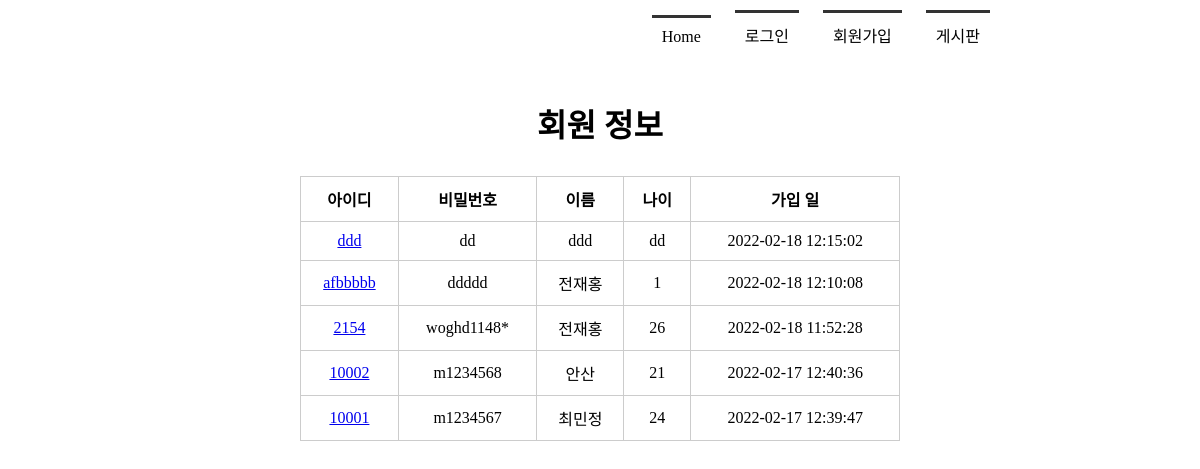
Before: /memberlist/ with the older database file.
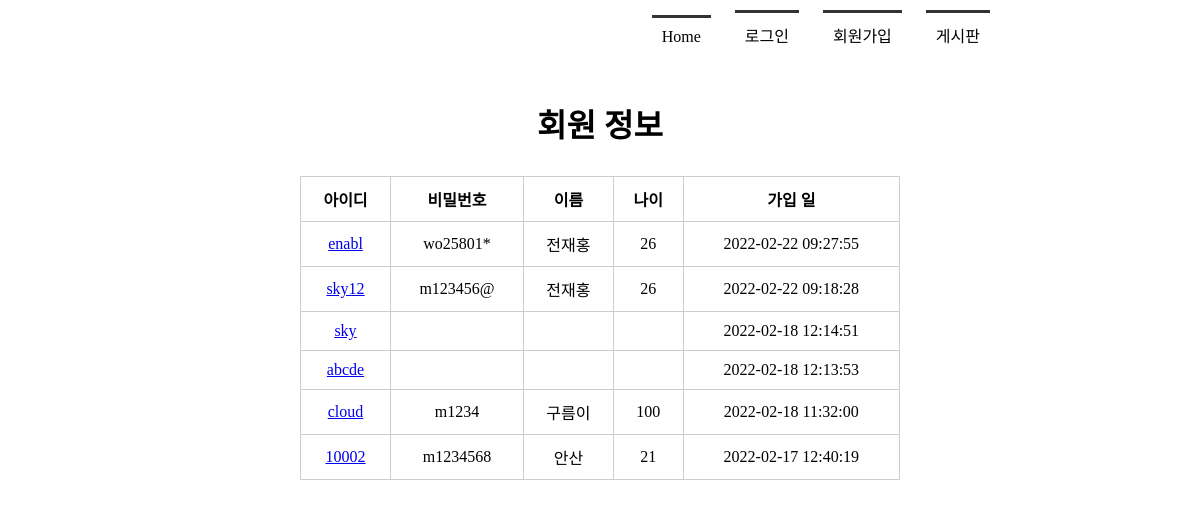
After: the same page with the newer database file.
### tables this page shows
CREATE TABLE member(
            mid char(5) PRIMARY KEY,
            passwd  char(8) NOT NULL,
            name    text NOT NULL,
            age integer,
            regDate timestamp date DEFAULT (datetime('now', 'localtime'))
        );

### app.py (the view)
@app.route('/memberlist/')
def memberlist():
    conn = getconn()
    cur = conn.cursor()
    sql = "SELECT * FROM member ORDER BY regDate DESC"
    cur.execute(sql)
    rs = cur.fetchall()
    conn.close()
    return render_template('memberlist.html', rs = rs)

### app.py (called while the page is built)
def getconn():
    conn = sqlite3.connect("./members.db")
    return conn

### templates/memberlist.html (shortened to what this page needs)
<!DOCTYPE html>
<html lang="en">
<head>
    <link rel="stylesheet" href="{{ url_for('static', filename='style.css') }}">
</head>
<body>
<div id="container">
     {% include 'navbar.html' %}
     <section>
         <h1>회원 정보</h1>
         <table>
             <tr>
                 <th>아이디</th><th>비밀번호</th><th>이름</th><th>나이</th><th>가입 일</th>
             </tr>
             {% for i in rs %}
             <tr>
                 <td><a href="{{ url_for('member_view', id=i[0]) }}">{{ i[0] }}</a></td>
                 <td>{{ i[1] }}</td>
                 <td>{{ i[2] }}</td>
                 <td>{{ i[3] }}</td>
                 <td>{{ i[4] }}</td>
             </tr>
             {% endfor %}
         </table>
     </section>
</div>
</body>
</html>

### templates/navbar.html
<header>
    <nav>
        <ul>
            {% if session %}
                <li><a href="{{ url_for('index') }}">Home</a></li>
                <li><a href="{{ url_for('logout') }}">({{ session['userID'] }}님)로그아웃</a></li>
                <li><a href="{{ url_for('memberlist') }}">회원목록</a></li>
                <li><a href="{{ url_for('boardlist') }}">게시판</a></li>
            {% else %}
                <li><a href="{{ url_for('index') }}">Home</a></li>
                <li><a href="{{ url_for('login') }}">로그인</a></li>
                <li><a href="{{ url_for('register') }}">회원가입</a></li>
                <li><a href="{{ url_for('boardlist') }}">게시판</a></li>
            {% endif %}
        </ul>
    </nav>
</header>

### static/style.css (style rules this page uses)
* { margin: 0; padding: 0; }
#container { width: 1000px; margin: 0 auto; }
header { height: 100px; }
nav ul { list-style: none; text-align: right; margin-right: 100px; }
nav ul li { display: inline-block; margin: 10px; border-top: 3px solid #333; padding: 10px; }
nav ul li a { text-decoration: none; color: #000; }
section { text-align: center; }
section h1 { font-size: 2em; margin-bottom: 30px; }
section table { width: 600px; margin:0 auto; border-collapse: collapse; }
section table, th, td { border: 1px solid #ccc; padding: 10px }

Changed rows visible on the page:
removed member: mid "ddd", passwd "dd", name "ddd", age "dd", regDate "2022-02-18 12:15:02"
removed member: mid "afbbbbb", passwd "ddddd", name "전재홍", age "1", regDate "2022-02-18 12:10:08"
removed member: mid "2154", passwd "woghd1148*", name "전재홍", age "26", regDate "2022-02-18 11:52:28"
removed member: mid "10001", passwd "m1234567", name "최민정", age "24", regDate "2022-02-17 12:39:47"
added member: mid "enabl", passwd "wo25801*", name "전재홍", age "26", regDate "2022-02-22 09:27:55"
added member: mid "sky12", passwd "m123456@", name "전재홍", age "26", regDate "2022-02-22 09:18:28"
added member: mid "sky", regDate "2022-02-18 12:14:51"
added member: mid "abcde", regDate "2022-02-18 12:13:53"
added member: mid "cloud", passwd "m1234", name "구름이", age "100", regDate "2022-02-18 11:32:00"
changed member "안산": regDate "2022-02-17 12:40:36" → "2022-02-17 12:40:19"
